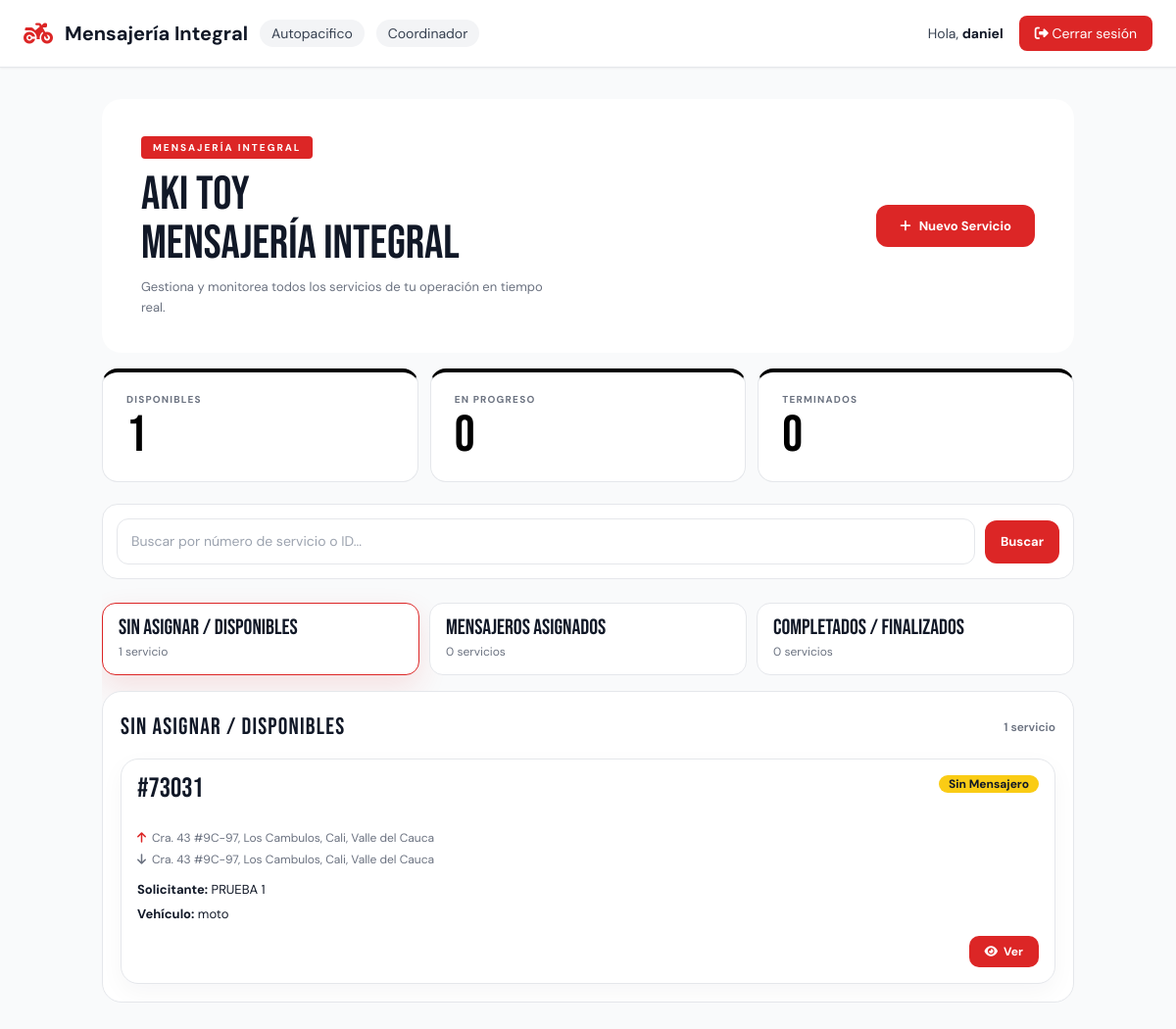
Page /inicio/ (signed in) on the earlier database version.
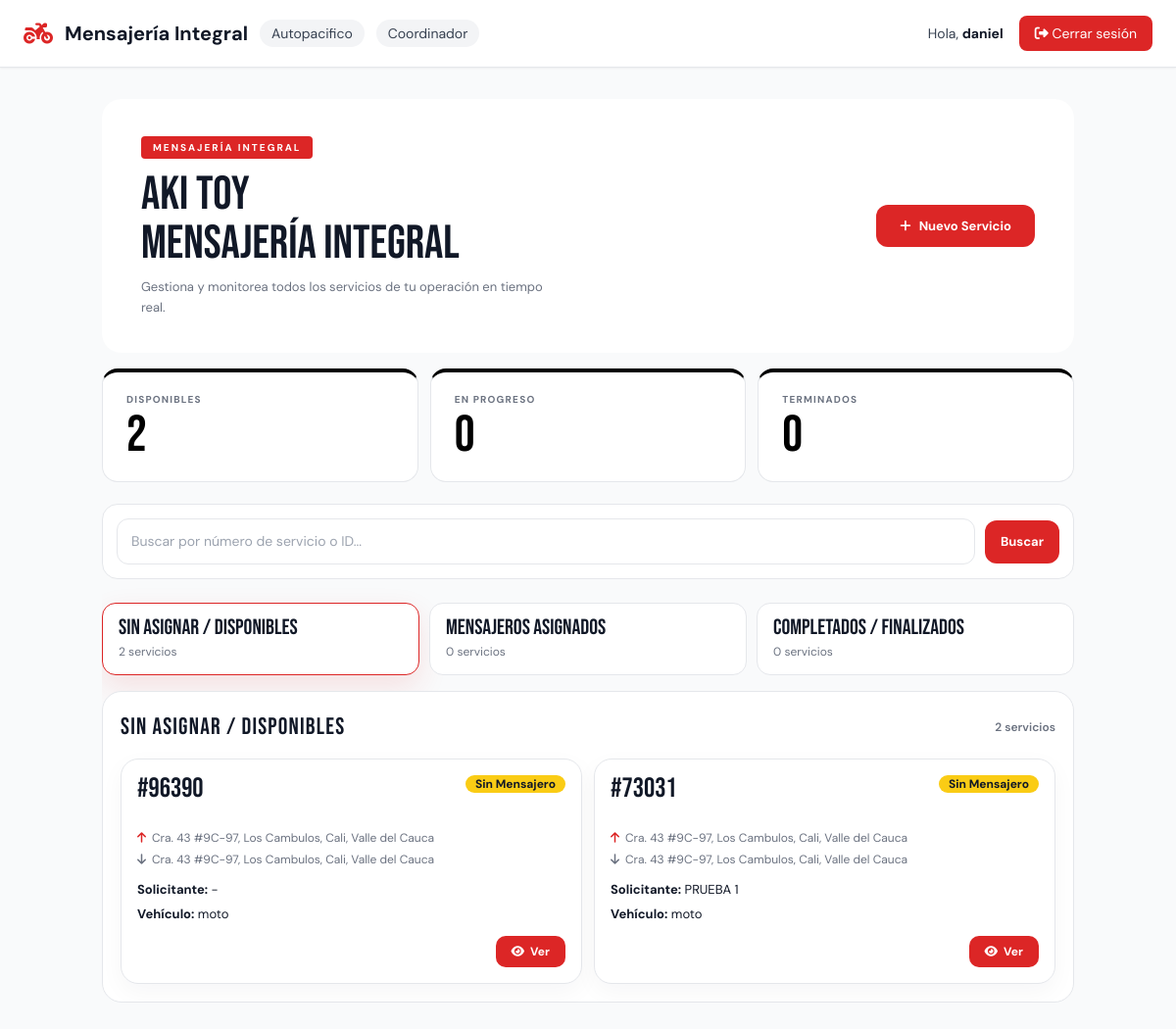
Same page on the later database version.
### servicios/models.py (models this page shows, shortened)
class Servicio(models.Model):
    ESTADO_CHOICES = [
        ('sin_asignar', 'Sin asignar'),
        ('en_progreso', 'En progreso'),
        ('terminado', 'Terminado'),
    ]
    PRIORIDAD_CHOICES = [
        ('normal', 'Normal'),
        ('alta', 'Alta'),
    ]
    empresa = models.ForeignKey(
        Empresa,
        on_delete=models.CASCADE,
        related_name='servicios',
        null=True,
        blank=True,
    )
    creado_por = models.ForeignKey(
        Usuario,
        on_delete=models.SET_NULL,
        null=True,
        blank=True,
        related_name='servicios_creados'
    )
    cliente = models.ForeignKey(
        Usuario,
        on_delete=models.CASCADE,
        related_name='servicios_cliente'
    )
    mensajero = models.ForeignKey(
        Usuario,
        on_delete=models.SET_NULL,
        null=True,
        blank=True,
        related_name='servicios_mensajero'
    )
    orden = models.CharField(max_length=20, unique=True, db_index=True)
    descripcion = models.TextField(blank=True)
    sede = models.CharField(max_length=100, blank=True)
    area = models.CharField(max_length=100, blank=True)
    nombre_solicitante = models.CharField(max_length=150, blank=True)
    telefono_solicitante = models.CharField(max_length=30, blank=True)
    ciudad_origen = models.CharField(max_length=100, blank=True)
    ciudad_destino = models.CharField(max_length=100, blank=True)
    origen = models.TextField()
    destino = models.TextField()
    fecha_entrega_deseada = models.DateField(null=True, blank=True)
    nombre_quien_recibe = models.CharField(max_length=150, blank=True)
    telefono_quien_recibe = models.CharField(max_length=30, blank=True)
    tipo_servicio = models.CharField(max_length=100, blank=True)
    tipo_pago = models.CharField(max_length=100, blank=True)
    descripcion_pago = models.TextField(blank=True)
    tipo_recorrido = models.CharField(max_length=100, blank=True)
    tipo_vehiculo = models.CharField(max_length=50)
    prioridad = models.CharField(max_length=10, choices=PRIORIDAD_CHOICES, default='normal')
    estado = models.CharField(max_length=20, choices=ESTADO_CHOICES, default='sin_asignar', db_index=True)
    fecha_creacion = models.DateTimeField(auto_now_add=True, db_index=True)
    origen_lat = models.DecimalField(max_digits=9, decimal_places=6, null=True, blank=True)
    origen_lng = models.DecimalField(max_digits=9, decimal_places=6, null=True, blank=True)
    destino_lat = models.DecimalField(max_digits=9, decimal_places=6, null=True, blank=True)
    destino_lng = models.DecimalField(max_digits=9, decimal_places=6, null=True, blank=True)
    mensajero_lat = models.DecimalField(max_digits=9, decimal_places=6, null=True, blank=True)
    mensajero_lng = models.DecimalField(max_digits=9, decimal_places=6, null=True, blank=True)
    mensajero_ubicacion_actualizada_en = models.DateTimeField(null=True, blank=True)
    class Meta:
        verbose_name = "Servicio"
        verbose_name_plural = "Servicios"

### dashboard/views.py (the view)
# urls.py: path('inicio/', views.inicio, name='inicio'),
@login_required
def inicio(request):
    if request.user.rol != 'coordinador':
        return _redirigir_dashboard(request.user)
    servicios = _servicios_empresa(request.user)
    context = _contexto_dashboard(request.user, servicios)
    context.update({
        'servicios': servicios,
        'servicios_disponibles': servicios.filter(estado__in=['sin_asignar', 'disponible']),
        'servicios_en_progreso': servicios.filter(estado='en_progreso'),
        'servicios_terminados': servicios.filter(estado='terminado'),
        'total_servicios': servicios.count(),
    })
    return render(request, 'dashboard/inicio.html', context)

### dashboard/context_processors.py (called while the page is built)
def google_maps(request):
    return {
        'google_maps_api_key': getattr(settings, 'GOOGLE_MAPS_API_KEY', ''),
    }

### dashboard/views.py (called while the page is built)
def _puede_gestionar_servicios(user):
    return user.rol in {'cliente', 'coordinador'}

def _contexto_dashboard(user, servicios):
    disponibles = servicios.filter(estado__in=['sin_asignar', 'disponible'])
    return {
        'servicios': servicios,
        'sin_asignar': disponibles.count(),
        'disponibles': disponibles.count(),
        'en_progreso': servicios.filter(estado='en_progreso').count(),
        'terminados': servicios.filter(estado='terminado').count(),
        'puede_gestionar_servicios': _puede_gestionar_servicios(user),
    }

### dashboard/templates/dashboard/inicio.html (shortened to what the changed rows need)
{% extends 'dashboard/base.html' %}
{% load l10n %}
{% block content %}
<div class="dashboard-shell flex flex-col gap-3 md:gap-4">
  <div class="grid grid-cols-1 gap-3 sm:grid-cols-3">
    <div>
      <div class="stat black-top h-100">
        <div class="stat-label">Disponibles</div>
        <div class="stat-num">{{ disponibles }}</div>
      </div>
    </div>
  </div>
  <div class="control-bar">
    <div class="tabs-strip">
      <button type="button" class="tab-button active" data-panel-target="panel-disponibles">
        <span class="tab-title">Sin Asignar / Disponibles</span>
        <span class="tab-subtitle">{{ disponibles }} servicio{{ disponibles|pluralize }}</span>
      </button>
    </div>
  </div>
  <div class="panel-stack">
    <section id="panel-disponibles" class="panel-section" data-panel-section>
      <div class="panel-head">
        <h3>Sin Asignar / Disponibles</h3>
        <span class="panel-count">{{ servicios_disponibles|length }} servicio{{ servicios_disponibles|length|pluralize }}</span>
      </div>
      <div class="service-grid">
        {% for s in servicios_disponibles %}
        <article class="service-card" data-service-card data-service-id="{{ s.id }}" data-service-order="{{ s.orden }}">
          <div class="service-card-header">
            <div>
              <div class="service-card-title">#{{ s.orden }}</div>
              <div class="prioridad-alta {% if s.prioridad != 'alta' %}invisible{% endif %}">● Alta prioridad</div>            </div>
            <span class="badge bg-warning text-dark">Sin Mensajero</span>
          </div>
          <div class="service-card-route">
            <span><i class="fas fa-arrow-up" style="color:var(--rojo);margin-right:6px;"></i>{{ s.origen|truncatechars:62 }}</span>
            <span><i class="fas fa-arrow-down" style="margin-right:6px;"></i>{{ s.destino|truncatechars:62 }}</span>
          </div>
          <div class="service-card-meta">
            <span><strong>Solicitante:</strong> {{ s.nombre_solicitante|default:"-" }}</span>
            <span><strong>Vehículo:</strong> {{ s.tipo_vehiculo|default:"-" }}</span>
          </div>
          <div class="service-card-actions">
            <button class="btn-ver" type="button" onclick="abrirModal('{{ s.id }}')"><i class="fas fa-eye"></i> Ver</button>
          </div>
        </article>
        {% empty %}
        <div class="service-empty">No hay servicios disponibles para asignación.</div>
        {% endfor %}
      </div>
    </section>
  </div>
</div>
{% endblock %}

Differences in the rows shown:
added Servicio: orden "96390", origen "Cra. 43 #9C-97, Los Cambulos, Cali, Valle del Cauca", destino "Cra. 43 #9C-97, Los Cambulos, Cali, Valle del Cauca", nombre_solicitante "-", tipo_vehiculo "moto"
Other differences:
{{ disponibles }}: "1" → "2"
{{ servicios_disponibles|length }}: "1" → "2"
